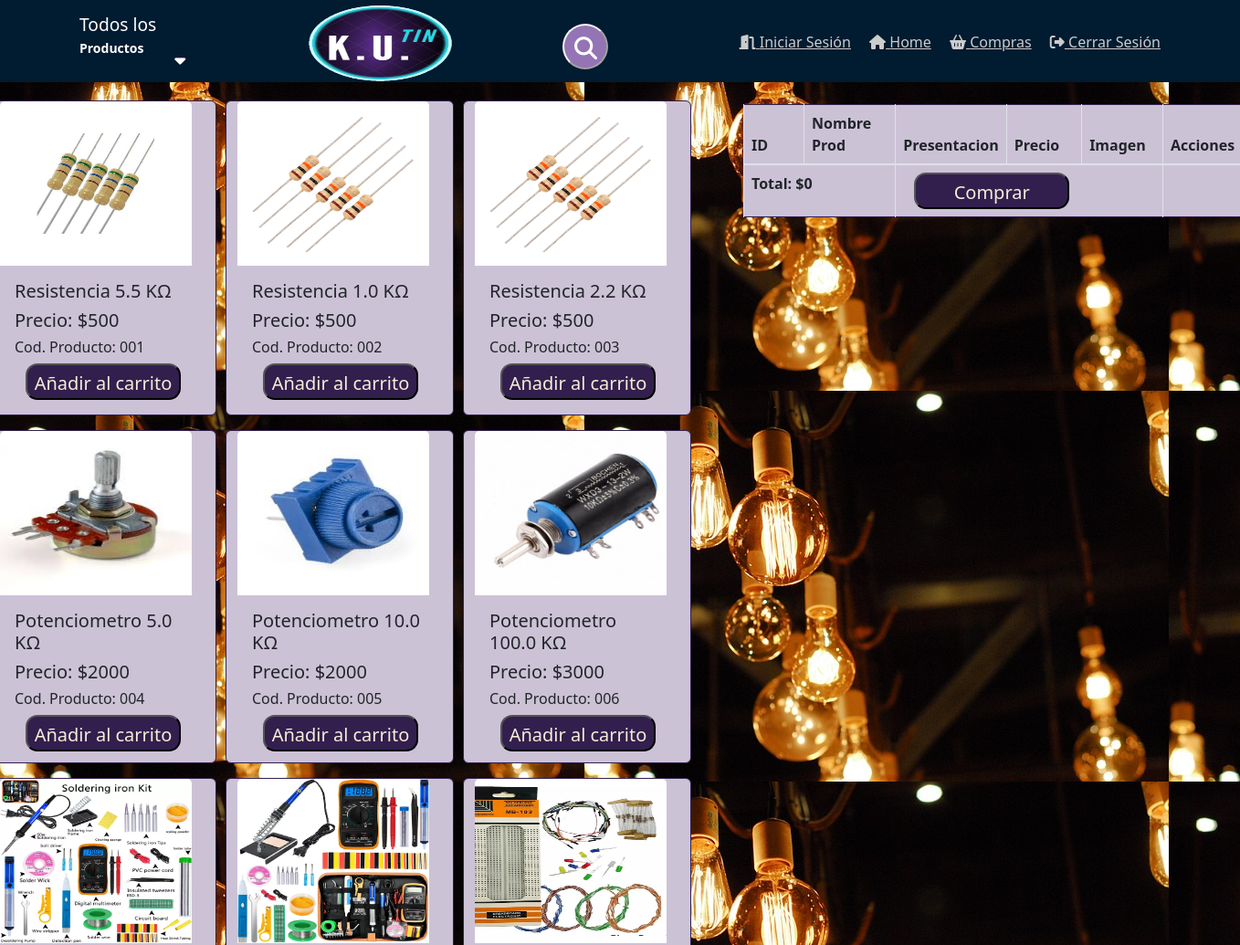
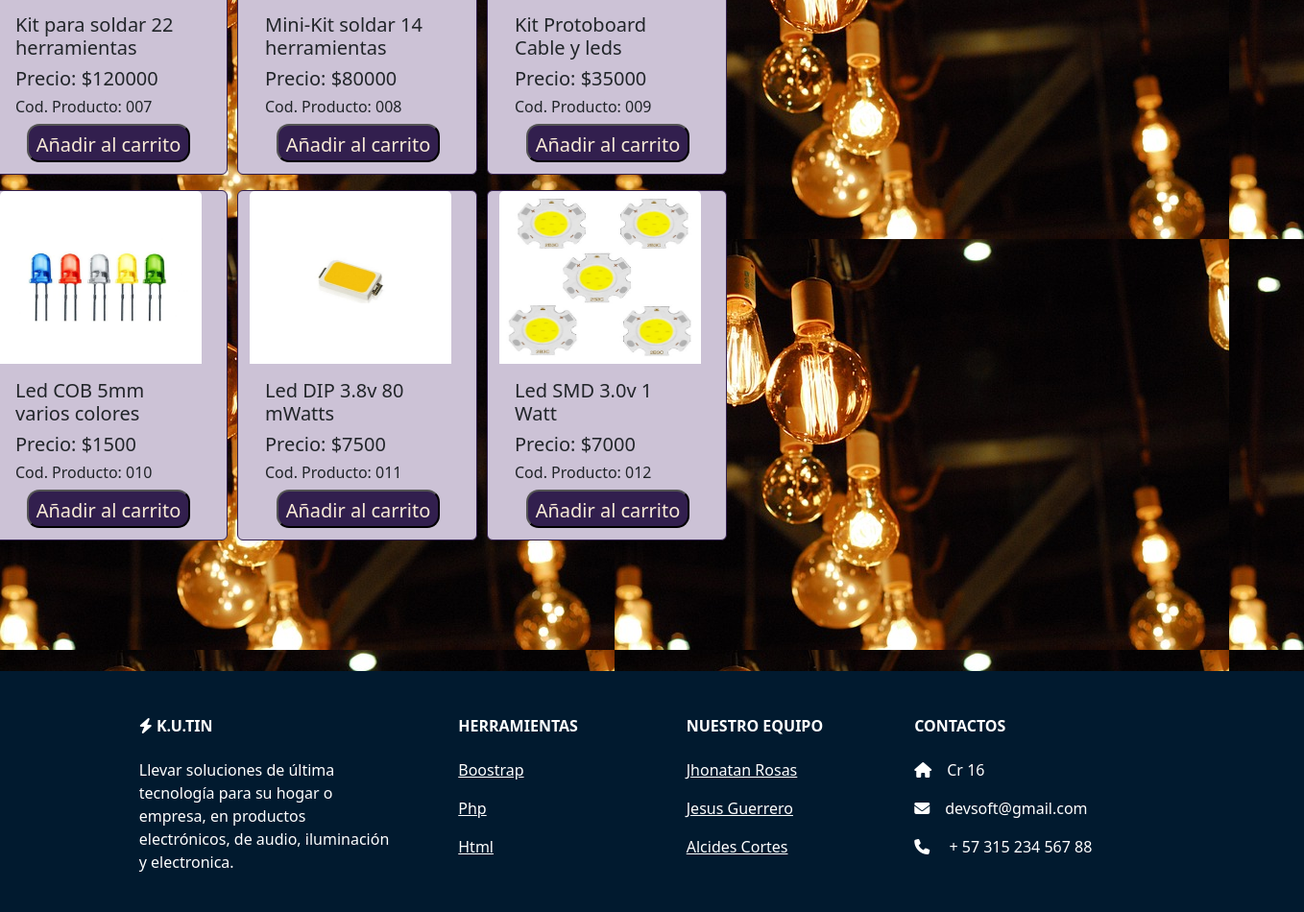
The page /compras.php (signed in) on the database its author committed (2 pictures, top to bottom).
### tables this page shows
CREATE TABLE `productos` (
  `codigo` varchar(6) NOT NULL,
  `nombre` varchar(15) NOT NULL,
  `descripcion` varchar(25) NOT NULL,
  `presentacion` varchar(18) NOT NULL,
  `fecha_vencimiento` varchar(8) DEFAULT NULL,
  `unidades` int NOT NULL,
  `imagen` varchar(500) DEFAULT NULL,
  `precio` int DEFAULT NULL,
  PRIMARY KEY (`codigo`)
);

### compras.php (the view, shortened to what this page needs)
<?php
include("baseDatos\conexion.php");
$txtComprares=" ";
$txtResul=0;
$sentenciaSQL=$conexion->prepare("SELECT * FROM productos");
$sentenciaSQL->execute();
$listaProductos=$sentenciaSQL->fetchAll(PDO::FETCH_ASSOC);
?>
<?php include("menu2/cabecera.php"); ?>
<link rel="stylesheet" href="css/compras.css">
<link rel="stylesheet" href="ventana.js">
<div class="row">
  <?php  foreach($listaProductos as $producto)  { ?>
      <div class="card mb-3" style="width: 18rem;">
        <img class="card-img-top" src="img/<?php echo $producto['imagen']; ?> "width ="130" height="200" alt="" srcset=""
        style="border-image: 30px;
                max-width: 210px;
                max-height: 180px;">
        <div class="card-body">
          <h5 class="card-title"><?php echo $producto['nombre']; echo" "; echo $producto['descripcion'];?> </h5>
          <h5 class="card-title">Precio: $<?php echo $producto['precio']; ?> </h5>
          <h6 class="card-title">Cod. Producto: <?php echo $producto['codigo']; ?> </h6>
          <form method="post">
            <button type="submit" name="accion" value="Añadir" class="btn-pr">Añadir al carrito</button>
          </form>
        </div>
      </div>
  <?php } ?>
</div>
<div class="col-md-7">
    <table class="table table-bordered">
        <thead>
            <tr>
                <th height=50px; width=100px;>ID</th>
                <th height=50px; width=120px;>Nombre Prod</th>
                <th height=50px; width=100px;>Presentacion</th>
                <th height=50px; width=100px;>Precio</th>
                <th height=50px; width=100px;>Imagen</th>
                <th height=50px; width=100px;>Acciones</th>
            </tr>
        </thead>
        <tbody>
          <th colspan="2">Total:  $<?php echo $txtResul ?> </th>
          <th colspan="3">
          <form method="post">
          <input type="submit" name="accion" value="Comprar" class= "btn-pr" />
          </form>
          </th>
          <th colspan="1"><?php echo $txtComprares ?> </th>
        </tbody>
    </table>
</div>
<?php include("menu2/pie.php"); ?>

### menu2/cabecera.php (shortened to what this page needs)
<?php
include("baseDatos/conexion.php");
$sentenciaSQL=$conexion->prepare("SELECT * FROM productos");
$sentenciaSQL->execute();
$listaProductos=$sentenciaSQL->fetchAll(PDO::FETCH_ASSOC);
?>
<!DOCTYPE html>
<html lang="en">
	<head>
		<link rel="stylesheet" href="css/barrab.css">
		<link rel="stylesheet" href="menu2/estilos.css">
		<link rel="stylesheet" href="css/logo.css">
		<link rel="stylesheet" href="https://stackpath.bootstrapcdn.com/bootstrap/4.3.1/css/bootstrap.min.css">
		<link
		rel="stylesheet"
		href="https://cdnjs.cloudflare.com/ajax/libs/font-awesome/6.1.1/css/all.min.css"
		/>
		<link href="https://cdn.jsdelivr.net/npm/bootstrap@5.2.0-beta1/dist/css/bootstrap.min.css" rel="stylesheet">
	</head>
	<body  style="background-image: url(img/fondopag4.jpg);">
		<nav class="menu" id="menu">
				<div class="contenedor contenedor-enlaces-nav">
					<div class="btn-departamentos" id="btn-departamentos" style="font-size: 1.2em">
						<p>Todos los <span>Productos</span></p>
						<i class="fas fa-caret-down"></i>
				</div>
				<div class="cont-busqueda">
					<form action="buscar.php" method="POST">
						<button class="btn-b" type="submit"  name="accion" value="Buscar"><i class="fa fa-search" ></i></button>
					</form>
				</div>
				<div class="logo">
					<img width="80" src="img\transparente.png" style="border-radius: 25px;" alt="">
					<img width="165" height="90" src="img\kuf.png" style="border-radius: 25px;" alt="">
				</div>
				<div class="enlaces" >
					<a href="inicioSesion.php" style="font-size: 1.0em"><i class="fa-solid fa-door-open"></i> Iniciar Sesión</a>
					<a href="home.php" style="font-size: 1.0em"><i class="fa-solid fa-house"></i> Home</a>
					<a href="compras.php" style="font-size: 1.0em"><i class="fa-solid fa-basket-shopping"></i> Compras</a>
					<a href="cerrar.php" style="font-size: 1.0em"><i class="fa-solid fa-right-from-bracket"></i> Cerrar Sesión</a>
				</div>
			</div>
		</nav>
		<main class="contenedor">
			<article>

### menu2/pie.php (shortened to what this page needs)
		</article>
			</main>
	</body>
<footer class="text-center text-lg-start bg-blue text-muted" style="background-color: rgba(1,26,47,255)">
    <section class="" style="background-color: rgba(1,26,47,255); color: white">
        <div class="container text-center text-md-start mt-4">
            <div class="row mt-3">
                <div class="col-md-3 col-lg-4 col-xl-3 mx-auto mb-4">
					<br/><br/>
                    <h6 class="text-uppercase fw-bold mb-4">
                        <i class="fa-solid fa-bolt"></i>  K.U.TIN
                    </h6>
                    <p>
					Llevar soluciones de última tecnología para su hogar o empresa, en productos electrónicos, de audio, iluminación y electronica.
                    </p>
                </div>
                <div class="col-md-2 col-lg-2 col-xl-2 mx-auto mb-4">
					<br/><br/>
                    <h6 class="text-uppercase fw-bold mb-4">
                        Herramientas
                    </h6>
                    <p>
                        <a href="#!" class="text-reset">Boostrap</a>
                    </p>
                    <p>
                        <a href="#!" class="text-reset">Php</a>
                    </p>
                    <p>
                        <a href="#!" class="text-reset">Html</a>
                    </p>
                </div>
                <div class="col-md-3 col-lg-2 col-xl-2 mx-auto mb-4" >
					<br/><br/>
                    <h6 class="text-uppercase fw-bold mb-4">
                        Nuestro Equipo
                    </h6>
                    <p>
                        <a href="#!" class="text-reset">Jhonatan Rosas</a>
                    </p>
                    <p>
                        <a href="#!" class="text-reset">Jesus Guerrero</a>
                    </p>
                    <p>
                        <a href="#!" class="text-reset">Alcides Cortes</a>
                    </p>
                </div>
                <div class="col-md-4 col-lg-3 col-xl-3 mx-auto mb-md-0 mb-4" style="font-size 12px">
					<br/><br/>
                    <h6 class="text-uppercase fw-bold mb-4">Contactos</h6>
                    <p><i class="fas fa-home me-3"></i>Cr 16 </p>
                    <p>
                        <i class="fas fa-envelope me-3"></i>devsoft@gmail.com
                    </p>
                    <p><i class="fas fa-phone me-3"></i> + 57 315 234 567 88</p>
                </div>
            </div>
        </div>
    </section>
</footer>
</html>

### css/barrab.css (style rules this page uses)
::placeholder { color: grey; }
.btn-b { position: relative; left: 135px; top: -10px; width: 50px; height: 50px; background: #9474b4; border-color: whitesmoke; line-height: 70px; border-radius: 50%; text-align: center; cursor: pointer; transition: .5s; }

### menu2/estilos.css (style rules this page uses)
* { margin: 0; padding: 0; box-sizing: border-box; }
body { background: #698e8e; font-family: Arial, sans-serif; }
a { text-decoration: none; }
.contenedor { margin: auto; width: 90%; max-width: 1200px; }
main article { background: transparent; margin: 20px 0; padding: 20px; height: 1000px; }
.menu { background: #011b30; padding: 5px 0; margin-bottom: 20px; height: 90px; }
.menu .contenedor-enlaces-nav { display: flex; justify-content: space-between; align-items: center; }
.menu .btn-departamentos { color: #fff; padding: 7px; border-radius: 3px; display: flex; align-items: flex-end; border: 1px solid transparent; font-size: 12px; cursor: default; }
.menu .btn-departamentos i { margin-left: 20px; position: relative; bottom: 3px; }
.menu .btn-departamentos span { display: block; font-size: 14px; font-weight: bold; }
.menu .contenedor-enlaces-nav .enlaces a { color: #ccc; border: 1px solid transparent; padding: 7px; border-radius: 3px; font-size: 14px; }
.menu .logo { border-radius: 10%; position: absolute; left: 250px; }

### css/logo.css (style rules this page uses)
.menu .logo { border-radius: 45px; position: absolute; left: 250px; border-image: 10px; }
.card { background-color: #171a1f; }

### css/compras.css (style rules this page uses)
body { background-color: #a4acac; }
main article { background: transparent; margin: 0px; padding: 0px; height: 1600px; width: 1000px; max-width: 1900px; margin-left: 100px; }
.btn-pr { background: #321f4e; border-radius: 13px; height: 40px; width: 170px; align-items: center; font-size: 20px; color: antiquewhite; text-align: center; text-decoration: none; position: relative; right: -12px; top:0px; border-color: black; font-size: 20px; padding: 5px; }
.card { background-color: #ccc2d6; border-color: #321f4e; position: relative; left: -190px; max-width: 250px; max-height: 365px; margin-left: 10px; }
.table { position: relative; right: -620px; margin-top: -1500px; background-color: #ccc2d6; border-color: #321f4e; }

### rows shown on the page
productos: imagen (picture), nombre "Resistencia", descripcion "5.5 KΩ", precio "500", codigo "001"
productos: imagen (picture), nombre "Resistencia", descripcion "1.0 KΩ", precio "500", codigo "002"
productos: imagen (picture), nombre "Resistencia", descripcion "2.2 KΩ", precio "500", codigo "003"
productos: imagen (picture), nombre "Potenciometro", descripcion "5.0 KΩ", precio "2000", codigo "004"
productos: imagen (picture), nombre "Potenciometro", descripcion "10.0 KΩ", precio "2000", codigo "005"
productos: imagen (picture), nombre "Potenciometro", descripcion "100.0 KΩ", precio "3000", codigo "006"
productos: imagen (picture), nombre "Kit para soldar", descripcion "22 herramientas", precio "120000", codigo "007"
productos: imagen (picture), nombre "Mini-Kit soldar", descripcion "14 herramientas", precio "80000", codigo "008"
productos: imagen (picture), nombre "Kit Protoboard", descripcion "Cable y leds", precio "35000", codigo "009"
productos: imagen (picture), nombre "Led COB 5mm", descripcion "varios colores", precio "1500", codigo "010"
productos: imagen (picture), nombre "Led DIP 3.8v", descripcion "80 mWatts", precio "7500", codigo "011"
productos: imagen (picture), nombre "Led SMD 3.0v", descripcion "1 Watt", precio "7000", codigo "012"

### other values the page prints
$txtResul "0"
